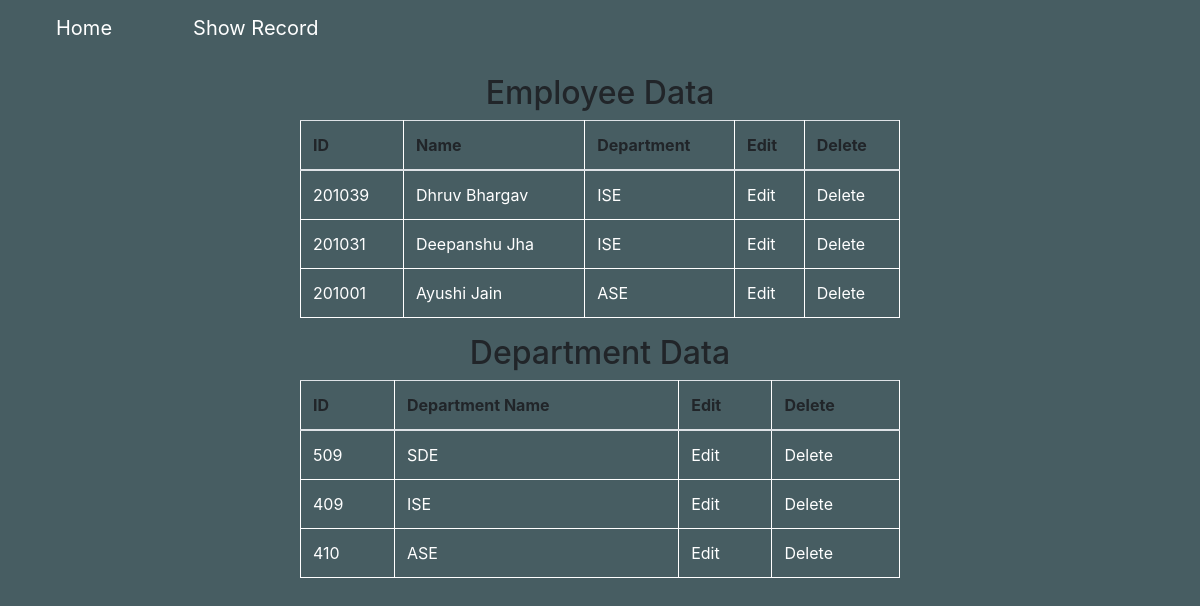
The page /show on the database its author committed.
### Home/models.py (models this page shows, shortened)
class Employe(models.Model):
    ID=models.CharField(primary_key=True, max_length=16)
    Name=models.CharField(max_length=32)
    Department=models.CharField(max_length=32)

class Department(models.Model):
    ID=models.CharField(primary_key=True,max_length=16)
    Name=models.CharField(max_length=32)

### Home/views.py (the view)
# urls.py: path("show",views.show),
def show(request):
    empdata=Employe.objects.all()
    deptdata=Department.objects.all()
    context={"empdata":empdata,"deptdata": deptdata}
    return render(request,"show.html",context)

### templates/show.html (shortened to what this page needs)
<!DOCTYPE html>
<html>
    <head>
        <link rel="stylesheet" href="static/style.css">
        <link rel="stylesheet" href="https://cdn.jsdelivr.net/npm/bootstrap@4.3.1/dist/css/bootstrap.min.css">
    </head>
    <body style="background-color:#475d62">
        <nav class="navbar navbar-lg navbar-custom">
            <ul>
                <a class="navbar-brand " href="/">Home</a>
                <button class="navbar-toggler" type="button" data-toggle="collapse" data-target="#navbarSupportedContent" aria-controls="navbarSupportedContent" aria-expanded="false" aria-label="Toggle navigation">
                <span class="navbar-toggler-icon"></span>
                </button>
                <a class="navbar-brand" href="/show">Show Record</a>
                <button class="navbar-toggler" type="button" data-toggle="collapse" data-target="#navbarSupportedContent" aria-controls="navbarSupportedContent" aria-expanded="false" aria-label="Toggle navigation">
                <span class="navbar-toggler-icon"></span>
                </button>
            </ul>
        </nav>
        <div class="center">
            <h2>Employee Data</h2>
            <table class="table table-striped" style="width:50%">
                <thead>
                    <th>ID</th>
                    <th>Name</th>
                    <th>Department</th>
                    <th>Edit</th>
                    <th>Delete</th>
                {% for emp in empdata %}
                <tr class="table-striped table">
                    <td style="color:white">{{emp.ID}}</td>
                    <td style="color:white">{{emp.Name}}</td>
                    <td style="color:white">{{emp.Department}}</td>
                    <td style="color:white"><a href="/editemp?id={{emp.ID}}">Edit</td>
                    <td style="color:white"><a href="/deleteemp?id={{emp.ID}}">Delete</td>
                </tr>
                {% endfor %}
                </thead>
            </table>
        </div>
        <div class="center">
            <h2>Department Data</h2>
            <table class="table table-striped"  style="width:50%">
                <thead>
                    <th>ID</th>
                    <th>Department Name</th>
                    <th>Edit</th>
                    <th>Delete</th>
                {% for dept in deptdata %}
                <tr class="table-striped table">
                    <td style="color:white">{{dept.ID}}</td>
                    <td style="color:white">{{dept.Name}}</td>
                    <td style="color:white"><a href="/editdept?id={{dept.ID}}">Edit</td>
                    <td style="color:white"><a href="/deletedept?id={{dept.ID}}">Delete</td>
                </tr>
                {% endfor %}
                </thead>
            </table>
        </div>
    </body>
</html>

### static/style.css (style rules this page uses)
.navbar-custom { background-color: #475d62; }
a:link { color: white; background-color: transparent; text-decoration: none; }
table, th, td { border: 1px solid white; border-collapse: collapse; }
.center { display: flex; flex-direction: column; justify-content: center; align-items: center; }

### rows shown on the page
Employe: ID "201039", Name "Dhruv Bhargav", Department "ISE"
Employe: ID "201031", Name "Deepanshu Jha", Department "ISE"
Employe: ID "201001", Name "Ayushi Jain", Department "ASE"
Department: ID "509", Name "SDE"
Department: ID "409", Name "ISE"
Department: ID "410", Name "ASE"
